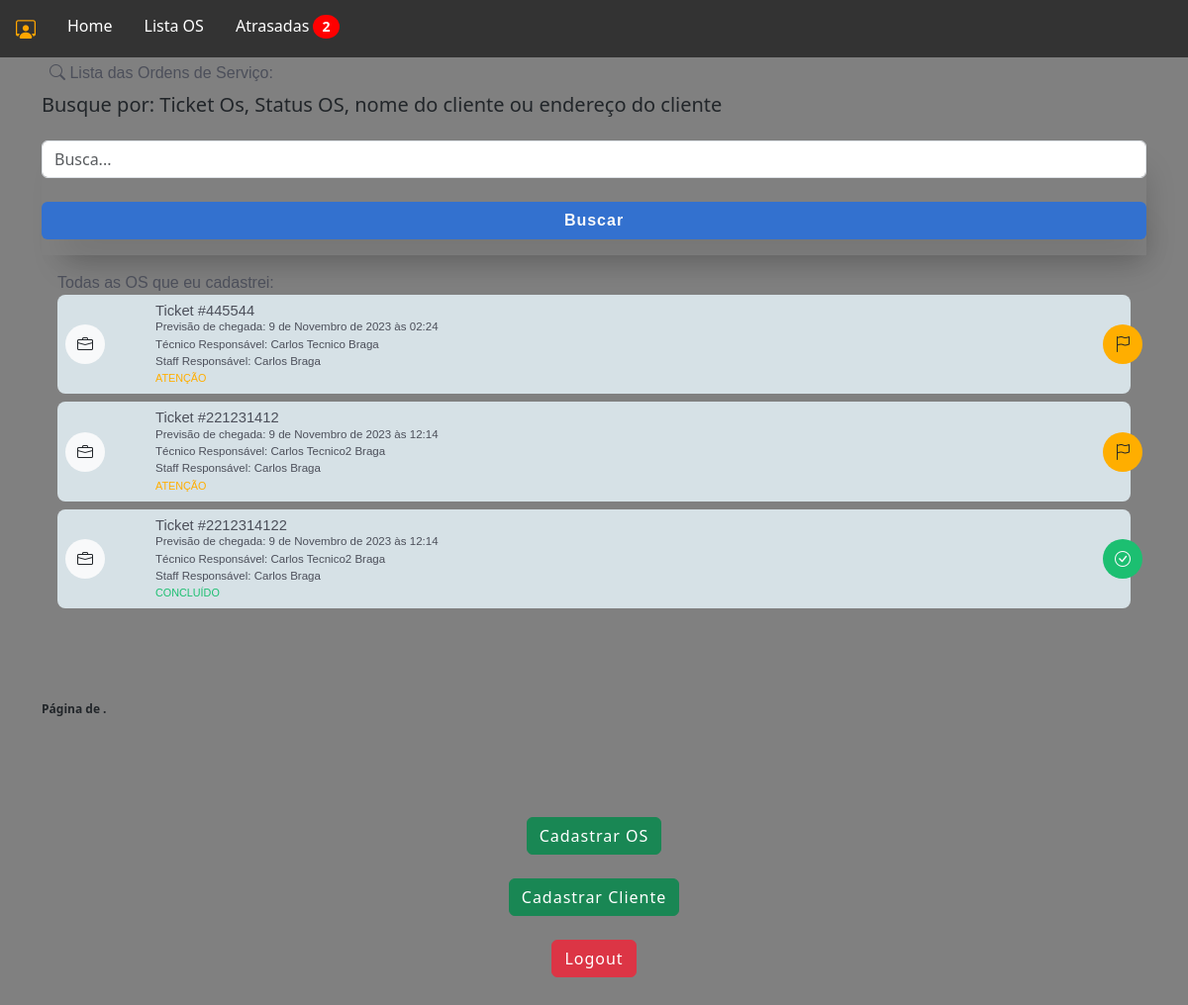
Before: /staff/lista_os/ (signed in) with the older database file.
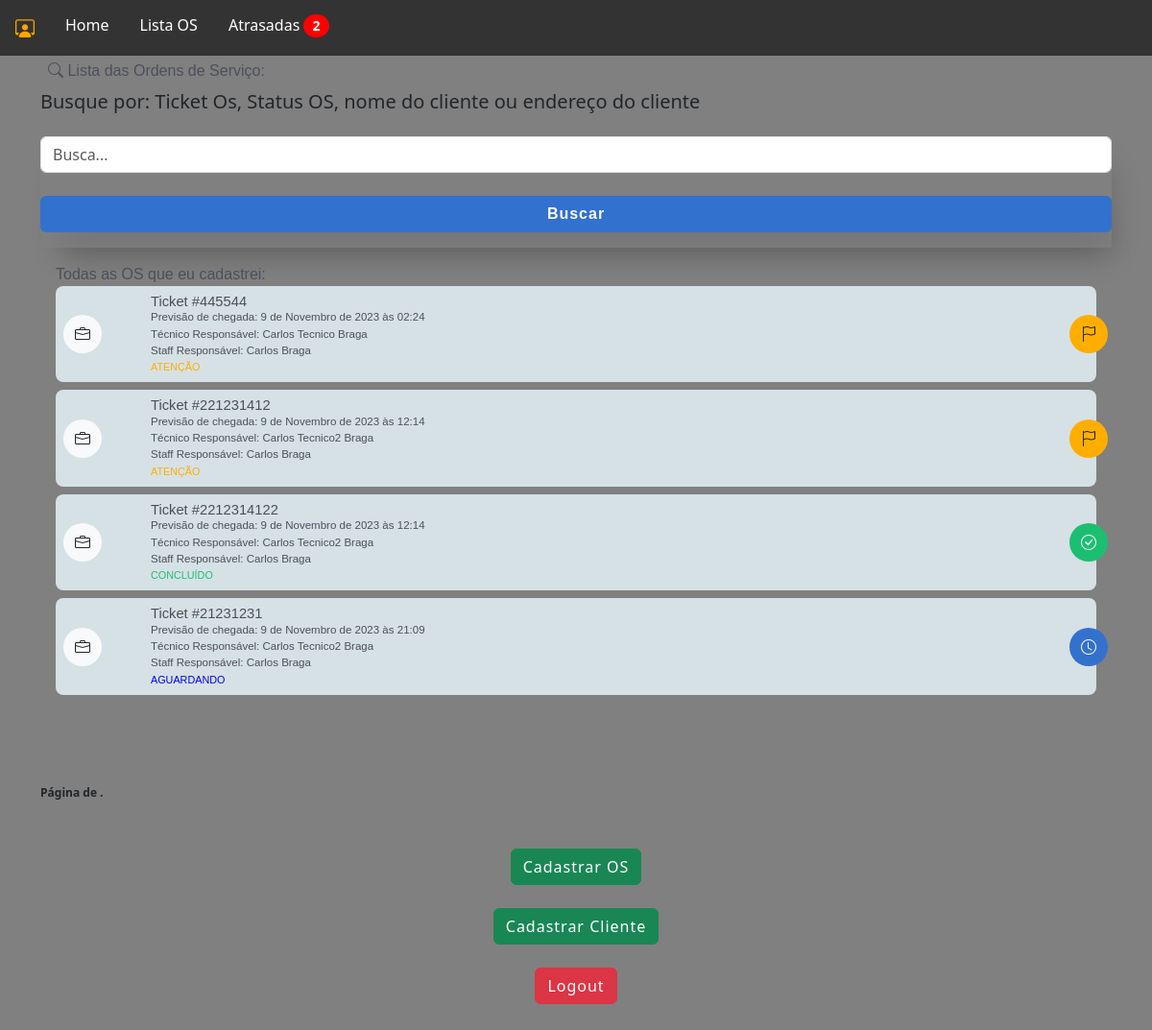
After: the same page with the newer database file.
### staff/models.py (models this page shows, shortened)
class OrdemDeServico(models.Model):
    ticket = models.CharField(max_length=200, unique=True)
    tecnico = models.ForeignKey(
        CustomUser, on_delete=models.CASCADE, related_name="ordens_técnico"
    )
    staff = models.ForeignKey(
        CustomUser, on_delete=models.CASCADE, related_name="ordens_staff"
    )
    descricao = models.TextField(max_length=600)
    previsao_chegada = models.DateTimeField()
    previsao_execucao = models.DateTimeField()
    material = models.CharField(max_length=100, validators=[MinLengthValidator(3)])
    equipamento = models.CharField(max_length=100, validators=[MinLengthValidator(3)])
    data_criacao = models.DateTimeField(auto_now_add=True)
    cliente = models.ForeignKey(Cliente, on_delete=models.CASCADE)
    contrato = models.CharField(max_length=700, null=True, blank=True)
    atividade = models.CharField(max_length=50, choices=ACTIVITY_CHOICES)
    status_tecnico = models.CharField(max_length=50, choices=TECNICAL_CHOICES)
    status = models.CharField(
        max_length=10, choices=STATUS_CHOICES, default="Aguardando"
    )
    atraso_em_minutos = models.CharField(max_length=50, null=True, blank=True, choices=ATRASO_CHOICES)
    atraso_descricao = models.TextField(max_length=400, null=True, blank=True)

### authentication/models.py (models this page shows, shortened)
class CustomUser(AbstractUser):
    telefone = models.CharField(max_length=15, null=False)
    endereco = models.ForeignKey(
        Endereco, on_delete=models.CASCADE, null=True, default=None
    )
    foto = models.ImageField(upload_to="img/perfil_user/", null=True, blank=True)
    email = models.EmailField(unique=True)

### staff/views.py (the view, shortened to what this page needs)
# urls.py: path("lista_os/", views.lista_os, name="lista_os"),
@user_passes_test(is_staff)
def lista_os(request):
    staff = request.user
    ordens_em_atraso = OrdemDeServico.objects.filter(
        staff=staff,
        atraso_em_minutos__isnull=False,
        status__in=["Atenção", "Urgente", "Aguardando"],
    )
    atrasos = len(ordens_em_atraso.values())
    ordens = OrdemDeServico.objects.filter(staff=request.user)
    items_per_page = 8
    paginator = Paginator(ordens, items_per_page)
    page = request.GET.get("page")
    try:
        ordens = paginator.page(page)
    except PageNotAnInteger:
        ordens = paginator.page(1)
    except EmptyPage:
        ordens = paginator.page(paginator.num_pages)
    return render(
        request,
        "lista_os.html",
        {
            "ordens": ordens,
            'atrasos':atrasos
        },
    )

### main/helpers.py (called while the page is built)
def is_staff(user):
    return user.groups.filter(name="Staff").exists()

### staff/templates/lista_os.html (shortened to what this page needs)
{% extends "base_staff.html" %}
{%load static%}
{% block rest %}
      <section id="lista_oc_scr">
        <div class="container">
            <div id="oc_lista">
                <label class="mt-1 mb-2 ms-2 font-medium color04"><i class="bi bi-search"></i> Lista das Ordens de Serviço:</label>
                <h5>Busque por: Ticket Os, Status OS, nome do cliente ou endereço do cliente</h5>
                <form id="form_buscar" class="box-shadow mt-4" method='GET' action="{% url 'lista_os' %}">
                  <input type="text" class="form-control mt-3" name="buscar" placeholder="Busca...">
                  <button type="submit" class="btn bg01 text-light w-100 box-shadow fs-6 font-bold mt-4 mb-3">Buscar</button>
              </form>
              <div class="tab-pane fade show active" id="pills-01" role="tabpanel" aria-labelledby="pills-home-tab" tabindex="0">
                <label class="mt-2 font-medium color04">Todas as OS que eu cadastrei:</label>
                {% for ordem in ordens %}
                <div class="oc_lista_item">
                      <div class="row">
                          <div class="col-2 col-md-1">
                              <div class="icon bg-light"><i class="bi bi-briefcase text-dark"></i></div>
                          </div>
                          <div class="col-9 col-md-11">
                              <div class="oc_l_nome font-medium color04">Ticket #{{ ordem.ticket }}</div>
                              <div class="oc_l_data color04 font-light">Previsão de chegada: {{ ordem.previsao_chegada }}</div>
                              <div class="oc_l_data color04 font-light">Técnico Responsável: {{ ordem.tecnico.first_name }} {{ ordem.tecnico.last_name }}</div>
                              <div class="oc_l_data color04 font-light">Staff Responsável: {{ ordem.staff.first_name }} {{ ordem.staff.last_name }}</div>
                              <div class="oc_l_status font-medium {% if ordem.status == 'Urgente' %}color-red{% elif ordem.status == 'Atenção' %}color-yellow{% elif ordem.status == 'Aguardando' %}color-blue{% elif ordem.status == 'Concluído' %}color-green{% endif %}">{{ ordem.status }}</div>
                          </div>
                          {% if ordem.status == "Urgente" %}
                              <div class="status_icon bg05 text-light">
                                  <i class="bi bi-exclamation-triangle-fill"></i>
                              </div>
                          {% elif ordem.status == "Atenção" %}
                              <div class="status_icon bg06 text-dark">
                                  <i class="bi bi-flag"></i>
                              </div>
                          {% elif ordem.status == "Aguardando" %}
                              <div class="status_icon bg01 text-light">
                                  <i class="bi bi-clock"></i>
                              </div>
                          {% elif ordem.status == "Concluído" %}
                              <div class="status_icon bg02 text-light">
                                <i class="bi bi-check-circle"></i>
                            </div>
                          {% endif %}
                      </div>
                  </div>
                  {% endfor %}
              </div>
        </div>
        <div class="pagination">
            <span class="step-links">
                <span class="current-page">
                    Página {{ ordens_de_servico.number }} de {{ ordens_de_servico.paginator.num_pages }}.
                </span>
            </span>
        </div>
      </section>
  {% endblock %}

Changed rows visible on the page:
added OrdemDeServico: ticket "21231231", previsao_chegada "9 de Novembro de 2023 às 21:09", tecnico.first_name "Carlos Tecnico2", tecnico.last_name "Braga", staff.first_name "Carlos", staff.last_name "Braga", status "AGUARDANDO"
